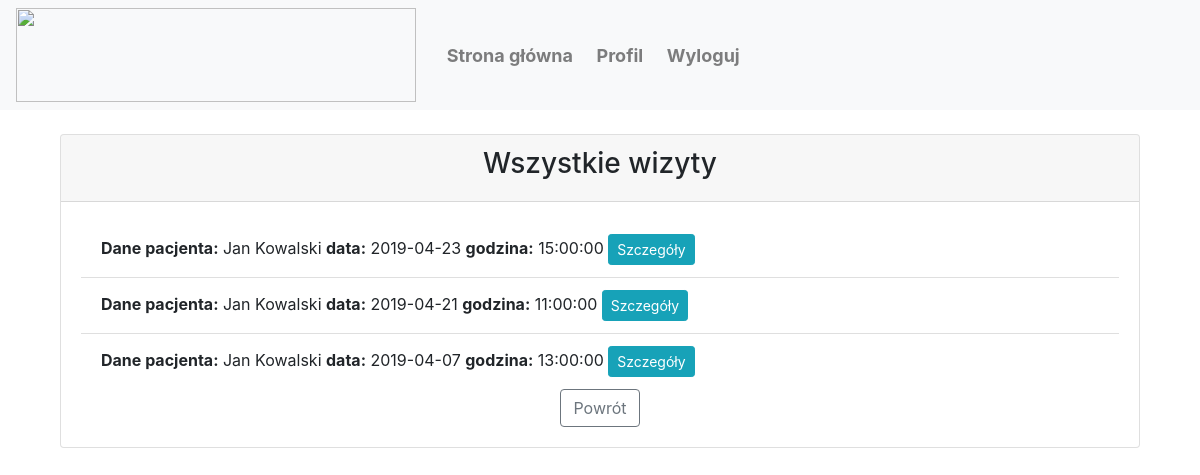
The page /doctor/visits (signed in) on the database its author committed.
### flaskproject/models.py (models this page shows, shortened)
class User(db.Model, UserMixin):
	id = db.Column(db.Integer, primary_key=True)
	name = db.Column(db.String(25), nullable=False)
	surname = db.Column(db.String(35), nullable=False)
	email = db.Column(db.String(120), unique=True, nullable=False)
	password = db.Column(db.String(60), nullable=False)
	phoneNumber = db.Column(db.Integer, nullable=False)
	userType = db.Column(db.String(20), default = 'user')

class Visit(db.Model):
	id = db.Column(db.Integer, primary_key=True, nullable=False, unique=True)
	bookerId = db.Column(db.Integer, db.ForeignKey('user.id'))
	doctorId = db.Column(db.Integer, nullable=False)
	date = db.Column(db.String(20), nullable=False)
	startTime = db.Column(db.String(20), nullable=False)
	diganosis = db.Column(db.String(600), nullable=False, default = 'Brak diagnozy')
	recommendations = db.Column(db.String(600), nullable=False, default = 'Brak zaleceń')

### flaskproject/routes.py (the view)
@app.route("/doctor/visits", methods=["GET", "POST"])
def doctorVisits():
	if current_user.is_authenticated==False:
		return redirect(url_for('home'))
	if current_user.userType!="doctor":
		return redirect(url_for('home'))
	patient = []
	bookedVisits = Visit.query.filter(Visit.doctorId==current_user.id).order_by(desc(Visit.date)).all()
	for i in bookedVisits:
		patient.append(User.query.filter(i.bookerId==User.id).all())
	return render_template('doctorvisits.html', title='Wszystkie wizyty', bookedVisits=bookedVisits, patient=patient)

### flaskproject/models.py (called while the page is built)
@login_manager.user_loader
def load_user(user_id):
    return User.query.get(int(user_id))

### flaskproject/templates/doctorvisits.html
{% extends "layout.html" %}
{% block content %}
	<div class="col-md-12">
		<div class="card">
			<div class="card-header">
				<center><h3>Wszystkie wizyty</h3></center>
			</div>
			<div class="card-body">
				<div class="row">
					<div class="col-lg-12 col-sm-12">
						<ul class="list-group list-group-flush">
							{% if bookedVisits %}
								{%for i in range(patient|length)%}
								{%for j in range(patient[i]|length)%}
								<li class="list-group-item">
									<b>Dane pacjenta:</b> {{ patient[i][j].name }} {{ patient[i][j].surname }}
									<b>data:</b> {{ bookedVisits[i].date }}
									<b>godzina:</b> {{ bookedVisits[i].startTime }}
									<a href="/doctor/visits/{{ bookedVisits[i].id }}" class="btn btn-info btn-sm">Szczegóły</a><br>
								</li>
								{%endfor%}
								{%endfor%}
							{% else %}
								<li class="list-group-item">Brak umówionych wizyt</li>
								{%endif%}
							</ul>
						</div>
					</div>
					<center><a href="/doctor" class="btn btn-outline-secondary">Powrót</a></center>
				</div>
			</div>
		</div>
	{% endblock content %}

### flaskproject/templates/layout.html (shortened to what this page needs)
<html>
  <head>
    <link rel="stylesheet" type="text/css" href="{{ url_for('static', filename='main.css') }}">
    <link rel="stylesheet" href="https://stackpath.bootstrapcdn.com/bootstrap/4.3.1/css/bootstrap.min.css">
   <link rel="stylesheet" href="//code.jquery.com/ui/1.11.4/themes/smoothness/jquery-ui.css">
<link rel="stylesheet" href="http://jonthornton.github.io/jquery-timepicker/jquery.timepicker.css">
  </head>
  <body >
    <nav class="navbar navbar-expand-lg navbar-light bg-light">
	   <a href="/"><img src="https://zapodaj.net/images/31e655fcc10c0.jpg" height="94px" width="400px">  </a>
      <div class="collapse navbar-collapse" id="navbarSupportedContent">
        <ul class="navbar-nav mr-auto">
          <li class="nav-item">
            <a class="nav-link" href="/"><b>&nbsp;&nbsp;&nbsp;&nbsp;&nbsp;&nbsp;<font size="4">Strona główna</font></b></a>
          </li>
          {% if current_user.is_authenticated %}
            <li class="nav-item">
              <a class="nav-link" href="/profile"><b>&nbsp;&nbsp;<font size="4">Profil</font></b></a>
            </li>
            <li class="nav-item">
              <a class="nav-link" href="/logout"><b>&nbsp;&nbsp;<font size="4">Wyloguj</font></b></a>
            {% else %}
              <li class="nav-item">
                <a class="nav-link" href="/login"><b>&nbsp;&nbsp;<font size="4">Logowanie</font></b></a>
              </li>
              <li class="nav-item">
                <a class="nav-link" href="/register"><b>&nbsp;&nbsp;<font size="4">Rejestracja</font></b></a>
              {% endif %}
            </li>
          </ul>
        </div>
      </nav>
      <div class="container">
        <div class="row">
          <div class="col-md-12">
          <br>
          {% block content %}
          {% endblock content %}
        </div>
      </div>
    </div>
  </body>
</html>

### rows shown on the page
User: name "Jan" "Jan" "Jan", surname "Kowalski" "Kowalski" "Kowalski"
Visit: date "2019-04-23", startTime "15:00:00"
Visit: date "2019-04-21", startTime "11:00:00"
Visit: date "2019-04-07", startTime "13:00:00"
